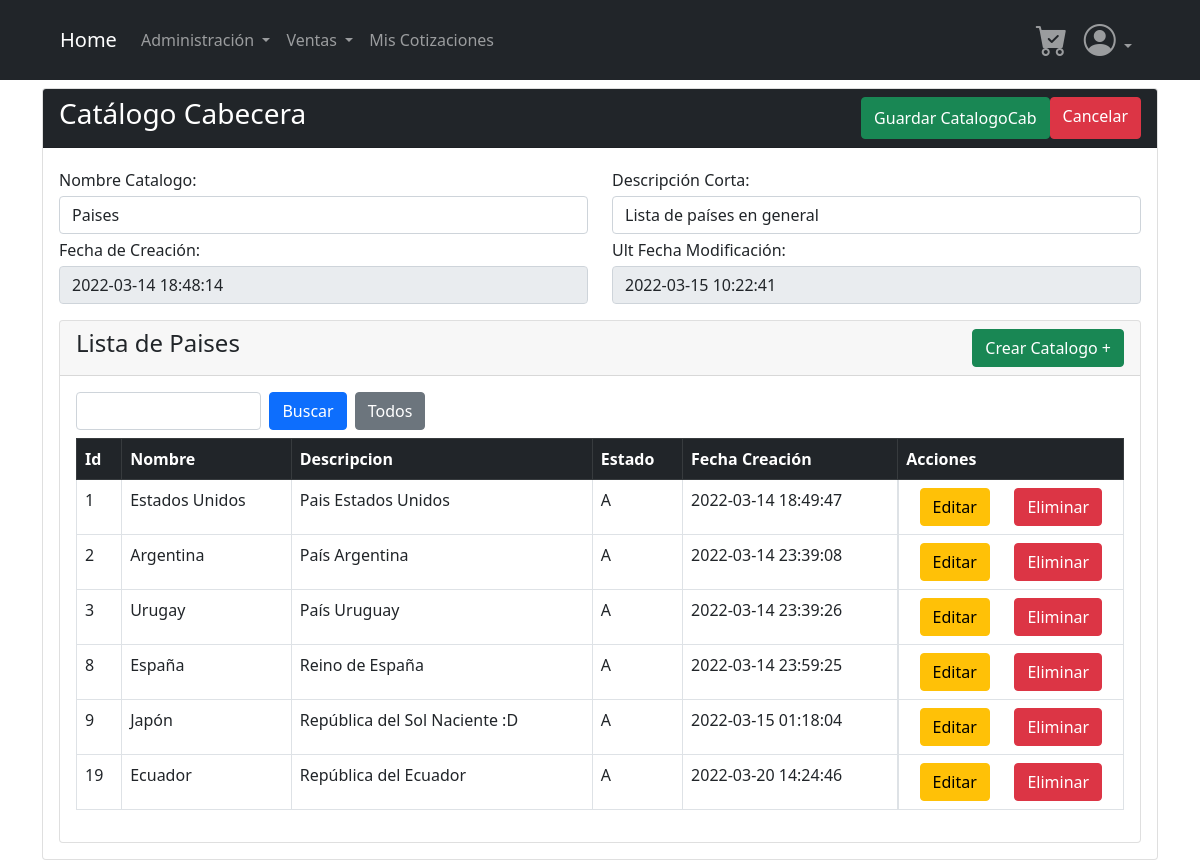
The app's page /views/Catalogo/ShowCatalogoCab.php?idCatCab=1&action=edit, older data.
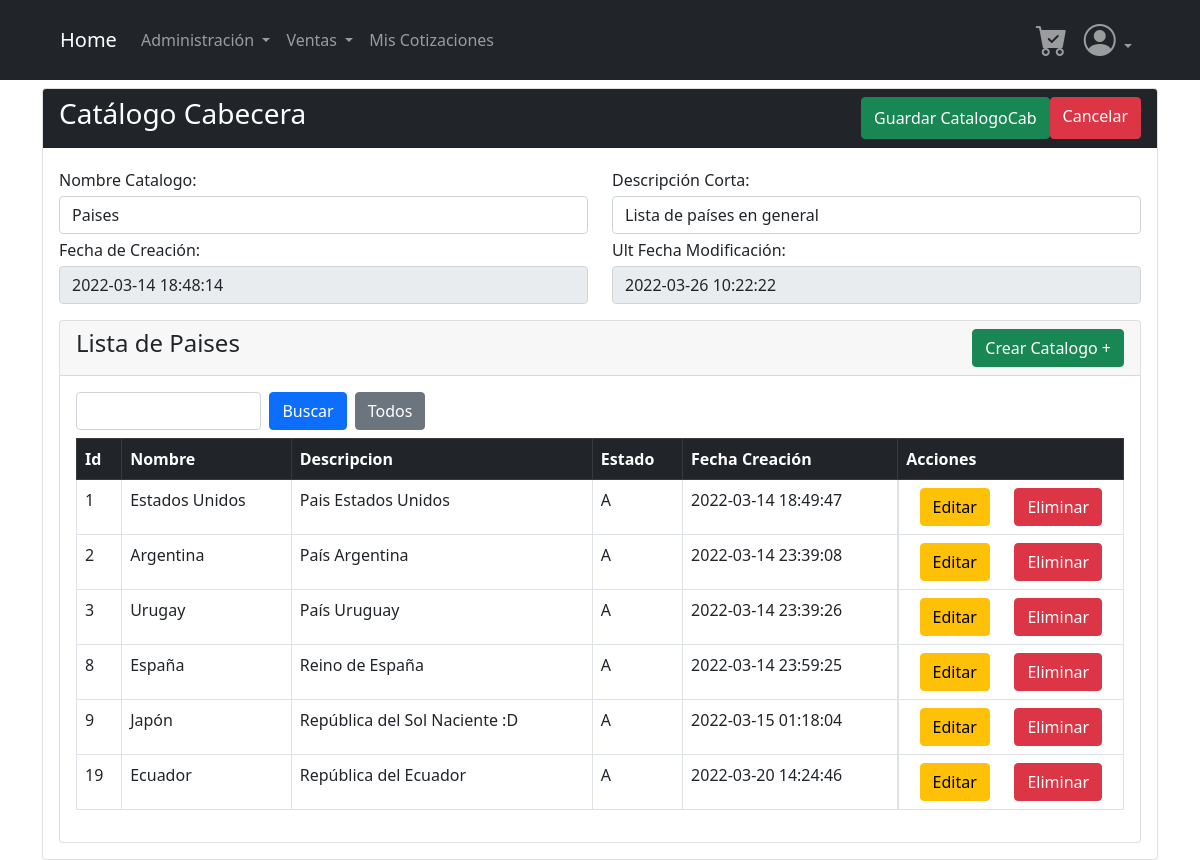
The same page, newer data.
### tables this page shows
CREATE TABLE `cat_catalogo_cabecera` (
  `id` int(11) NOT NULL AUTO_INCREMENT,
  `nombre_cabecera` varchar(100) DEFAULT NULL,
  `descripcion` varchar(500) DEFAULT NULL,
  `estado` varchar(2) DEFAULT NULL,
  `fecha_creacion` datetime DEFAULT NULL,
  `fecha_modificacion` datetime DEFAULT NULL,
  `user_modificacion` int(11) DEFAULT NULL,
  PRIMARY KEY (`id`),
  CONSTRAINT `CONSTRAINT_1` CHECK (`estado` = 'A' or `estado` = 'I')
);

### Database/dbConnection.php (called while the page is built, shortened)
<?php
    class DBConnection{
        private $connection;
        public function __construct(){
            $this->host = "localhost";
            $this->bd = "neg_casa_soniada";
            $this->user = "root";
            $this->password = "Aa987123654";
            $dsn = "mysql:host={$this->host};dbname={$this->bd};charset=UTF8";
            $this->connection = new PDO($dsn,$this->user,$this->password);
        }
        public function consultaRetorno($query){
            $db_exec = $this->connection->prepare($query);
            $result = $db_exec->execute();
            $result = $db_exec->fetchAll();
            return $result;
        }
    }
?>

### Controllers/CatalogoCabController.php (called while the page is built, shortened)
<?php
    require_once($_SERVER['DOCUMENT_ROOT'] .'/casa_soniada/Models/CatalogoCab.php');
    class CatalogoCabController{
        function __construct()
        {
            $this->modelObject = new CatalogoCab();
        }
        function edit($request){
            $idObject = $request['idCatCab'];
            $result = $this->modelObject->findById($idObject);
            return $result;
        }
    }
?>

### Models/CatalogoCab.php (called while the page is built, shortened)
<?php
require_once($_SERVER['DOCUMENT_ROOT'] .'/casa_soniada/Database/dbConnection.php');
    class CatalogoCab{
        private $table_name;
        public function get($attr){
            return $this->$attr;
        }
        public function __construct(){
            $this->table_name = "Cat_Catalogo_Cabecera";
        }
        public function findById($id){
            $query = "select * from {$this->table_name} where id like '{$id}';";
            $result = $this->get("bd_connection")->consultaRetorno($query);
            $objectReturn = $result[0];
            return $objectReturn;
        }
}

### views/Catalogo/ShowCatalogoCab.php (the view, shortened to what the changed rows need)
<?php
require_once("../../Controllers/CatalogoCabController.php");
require_once("../../Controllers/CatalogoDetController.php");
$object = new CatalogoCabController();
if (isset($_GET['action']) && $_GET['action'] == "edit" || $_GET['action'] == "deleteCat") {
    include("../Templates/header.php");
    $varObject = $object->edit($_REQUEST);
    $formAction = 'action="?action=update&id=' . $varObject['id'] . '"';
    $childObject = new CatalogoDetController();
    $lstChildObject = $childObject->collectByCabId($varObject['id']);
} else {
    $formAction = 'action="?action=create"';
}
?>
<main class="container">
    <form <?php echo $formAction ?> method="post">
        <div class="card mt-2">
            <div class="card-body">
                <div class="row">
                    <div class="form-group col-md-6 mt-1">
                        <label for="nombre_cabecera">Nombre Catalogo:</label>
                        <input type="text" class="form-control mt-1" id="nombre_cabecera" name="nombre_cabecera" <?php echo (isset($varObject)) ? 'value="' . $varObject['nombre_cabecera'] . '"' : ''; ?> required>
                    </div>
                    <div class="form-group col-md-6 mt-1">
                        <label for="descripcion">Descripción Corta:</label>
                        <input type="text" class="form-control mt-1" id="descripcion" name="descripcion" <?php echo (isset($varObject)) ? 'value="' . $varObject['descripcion'] . '"' : ''; ?> required>
                    </div>
                    <div class="form-group col-md-6 mt-1">
                        <label for="fecha_creacion">Fecha de Creación:</label>
                        <input type="datetime" class="form-control mt-1" id="fecha_creacion" name="fecha_creacion" <?php echo (isset($varObject)) ? 'value="' . $varObject['fecha_creacion'] . '"' : ''; ?> required disabled>
                    </div>
                    <div class="form-group col-md-6 mt-1">
                        <label for="fecha_modificacion">Ult Fecha Modificación:</label>
                        <input type="datetime" class="form-control mt-1" id="fecha_modificacion" name="fecha_modificacion" <?php echo (isset($varObject)) ? 'value="' . $varObject['fecha_modificacion'] . '"' : ''; ?> required disabled>
                    </div>
                </div>
                <div class="card mt-3" <?php echo (isset($lstChildObject)) ? '' : 'hidden' ?>>
                    <div class="card-header d-flex justify-content-between">
                        <h4>Lista de <?php echo $varObject['nombre_cabecera']?></h4>
                        <a href="./ShowCatalogoDet.php?action=show&idCab=<?php echo $varObject['id']?>" class="btn btn-success">Crear Catalogo +</a>
                    </div>
                    <div class="card-body">
                        <table class="table table-bordered">
                            <thead>
                                <tr class="table-dark">
                                    <th>Id</th>
                                    <th>Nombre</th>
                                    <th>Descripcion</th>
                                    <th>Estado</th>
                                    <th>Fecha Creación</th>
                                    <th>Acciones</th>
                                </tr>
                            </thead>
                        </table>
                    </div>
                </div>
            </div>
        </div>
    </form>
</main>
<?php
include("../Templates/footer.php")
?>

Row changes from the older to the newer data that the page shows:
changed cat_catalogo_cabecera "Paises": fecha_modificacion "2022-03-15 10:22:41" → "2022-03-26 10:22:22"
